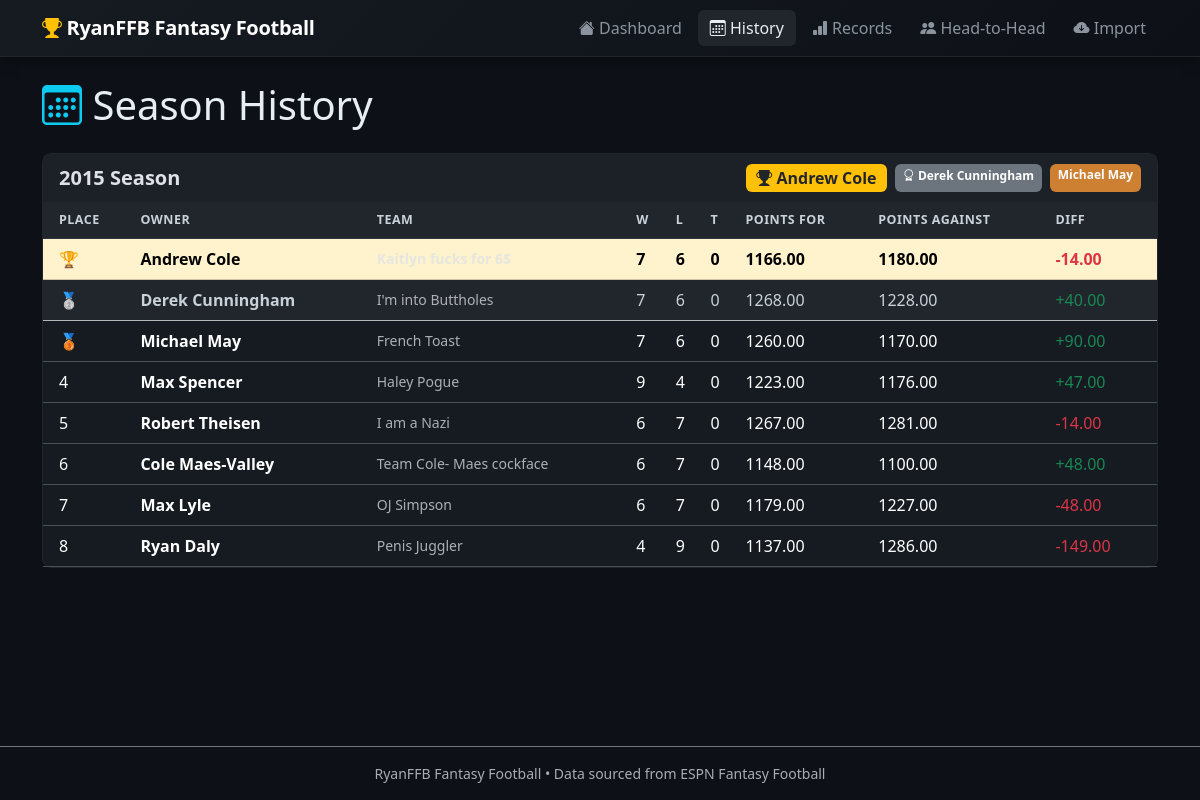
The app's page /history with its own data.
### tables this page shows
CREATE TABLE seasons (
            year               INTEGER PRIMARY KEY,
            champion_owner     TEXT,
            champion_team      TEXT,
            champion_wins      INTEGER,
            champion_losses    INTEGER,
            champion_points    REAL,
            runner_up_owner    TEXT,
            runner_up_team     TEXT,
            third_place_owner  TEXT,
            reg_season_weeks   INTEGER
        );

CREATE TABLE teams (
            id              INTEGER PRIMARY KEY AUTOINCREMENT,
            year            INTEGER,
            owner           TEXT,
            team_name       TEXT,
            wins            INTEGER,
            losses          INTEGER,
            ties            INTEGER,
            points_for      REAL,
            points_against  REAL,
            final_standing  INTEGER,
            UNIQUE(year, owner)
        );

### app.py (the view)
@app.route("/history")
def history():
    conn = get_db()
    seasons = conn.execute("SELECT * FROM seasons ORDER BY year DESC").fetchall()
    season_data = []
    for s in seasons:
        teams = conn.execute("""
            SELECT * FROM teams WHERE year = ?
            ORDER BY final_standing ASC
        """, (s["year"],)).fetchall()
        season_data.append({"season": s, "teams": teams})
    conn.close()
    return render_template("history.html",
        league_name=LEAGUE_NAME,
        season_data=season_data,
        has_data=_has_data(),
    )

### app.py (called while the page is built)
def _has_data():
    conn = get_db()
    count = conn.execute("SELECT COUNT(*) FROM seasons").fetchone()[0]
    conn.close()
    return count > 0

### database.py (called while the page is built)
def get_db():
    os.makedirs(os.path.dirname(DATABASE_PATH), exist_ok=True)
    conn = sqlite3.connect(DATABASE_PATH)
    conn.row_factory = sqlite3.Row
    return conn

### templates/history.html (shortened to what this page needs)
{% extends 'base.html' %}
{% block content %}
<h1 class="mb-4"><i class="bi bi-calendar3 text-info"></i> Season History</h1>
{% if not has_data %}
<div class="alert alert-info">
  No data imported yet. <a href="/import" class="alert-link">Import league data</a> to get started.
</div>
{% elif not season_data %}
<div class="alert alert-secondary">No season data available.</div>
{% else %}
{% for item in season_data %}
{% set s = item.season %}
<div class="card mb-4">
  <div class="card-header d-flex align-items-center justify-content-between flex-wrap gap-2">
    <h5 class="mb-0 fw-bold">{{ s['year'] }} Season</h5>
    <div class="d-flex gap-2 flex-wrap">
      {% if s['champion_owner'] %}
      <span class="badge bg-warning text-dark fs-6">
        <i class="bi bi-trophy-fill"></i> {{ s['champion_owner'] }}
      </span>
      {% endif %}
      {% if s['runner_up_owner'] %}
      <span class="badge bg-secondary">
        <i class="bi bi-award"></i> {{ s['runner_up_owner'] }}
      </span>
      {% endif %}
      {% if s['third_place_owner'] %}
      <span class="badge" style="background:#cd7f32;">
        {{ s['third_place_owner'] }}
      </span>
      {% endif %}
    </div>
  </div>
  <div class="card-body p-0">
    <div class="table-responsive">
      <table class="table table-hover align-middle mb-0">
        <thead class="table-secondary text-dark">
          <tr>
            <th class="ps-3">Place</th>
            <th>Owner</th>
            <th>Team</th>
            <th>W</th>
            <th>L</th>
            <th>T</th>
            <th>Points For</th>
            <th>Points Against</th>
            <th class="pe-3">Diff</th>
          </tr>
        </thead>
        <tbody>
          {% for team in item.teams %}
          <tr {% if team['final_standing'] == 1 %}class="table-warning text-dark fw-bold"
              {% elif team['final_standing'] == 2 %}class="table-secondary"{% endif %}>
            <td class="ps-3">
              {% if team['final_standing'] == 1 %}🏆
              {% elif team['final_standing'] == 2 %}🥈
              {% elif team['final_standing'] == 3 %}🥉
              {% else %}{{ team['final_standing'] }}{% endif %}
            </td>
            <td><strong>{{ team['owner'] }}</strong></td>
            <td class="text-muted small">{{ team['team_name'] }}</td>
            <td>{{ team['wins'] }}</td>
            <td>{{ team['losses'] }}</td>
            <td>{{ team['ties'] if team['ties'] else 0 }}</td>
            <td>{{ "%.2f"|format(team['points_for']) }}</td>
            <td>{{ "%.2f"|format(team['points_against']) }}</td>
            <td class="pe-3 {% if team['points_for'] >= team['points_against'] %}text-success{% else %}text-danger{% endif %}">
              {{ "%+.2f"|format(team['points_for'] - team['points_against']) }}
            </td>
          </tr>
          {% endfor %}
        </tbody>
      </table>
    </div>
  </div>
</div>
{% endfor %}
{% endif %}
{% endblock %}

### static/style.css (style rules this page uses)
body { background-color: #0d1117; color: #e6edf3; min-height: 100vh; display: flex; flex-direction: column; }
.card { background-color: #161b22; border-color: #21262d; border-radius: 10px; }
.card-header { background-color: #1c2128; border-bottom-color: #21262d; padding: .65rem 1rem; }
.table { --bs-table-bg: transparent; --bs-table-hover-bg: rgba(255,255,255,.04); color: #e6edf3; }
.table-secondary { --bs-table-bg: #21262d; --bs-table-color: #c9d1d9; }
thead th { font-size: .78rem; font-weight: 600; text-transform: uppercase; letter-spacing: .04em; border-bottom: 1px solid #30363d !important; }

### records on screen
seasons: year "2015", champion_owner "Andrew Cole", runner_up_owner "Derek Cunningham", third_place_owner "Michael May"
teams: owner "Andrew Cole", wins "7", losses "6", ties "0", points_for "1166.00", points_against "1180.00", team['points_for']-team['points_against'] "-14.00"
teams: owner "Derek Cunningham", team_name "I'm into Buttholes", wins "7", losses "6", ties "0", points_for "1268.00", points_against "1228.00", team['points_for']-team['points_against'] "+40.00"
teams: owner "Michael May", team_name "French Toast", wins "7", losses "6", ties "0", points_for "1260.00", points_against "1170.00", team['points_for']-team['points_against'] "+90.00"
teams: final_standing "4", owner "Max Spencer", team_name "Haley Pogue", wins "9", losses "4", ties "0", points_for "1223.00", points_against "1176.00", team['points_for']-team['points_against'] "+47.00"
teams: final_standing "5", owner "Robert Theisen", team_name "I am a Nazi", wins "6", losses "7", ties "0", points_for "1267.00", points_against "1281.00", team['points_for']-team['points_against'] "-14.00"
teams: final_standing "6", owner "Cole Maes-Valley", team_name "Team Cole- Maes cockface", wins "6", losses "7", ties "0", points_for "1148.00", points_against "1100.00", team['points_for']-team['points_against'] "+48.00"
teams: final_standing "7", owner "Max Lyle", team_name "OJ Simpson", wins "6", losses "7", ties "0", points_for "1179.00", points_against "1227.00", team['points_for']-team['points_against'] "-48.00"
teams: final_standing "8", owner "Ryan Daly", team_name "Penis Juggler", wins "4", losses "9", ties "0", points_for "1137.00", points_against "1286.00", team['points_for']-team['points_against'] "-149.00"

### other values on screen
{{ league_name }} "RyanFFB Fantasy Football"
